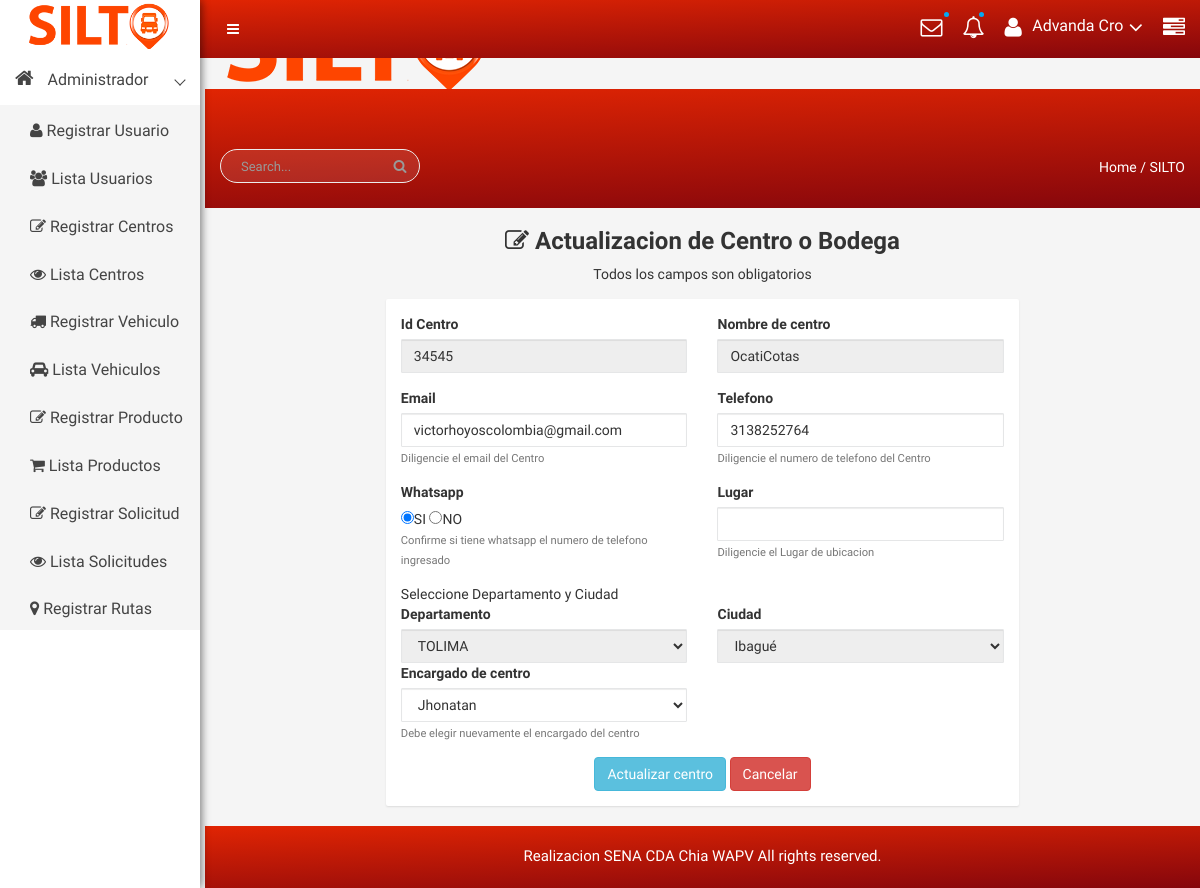
Before: /centro/leer/34545 (signed in) with the older database file.
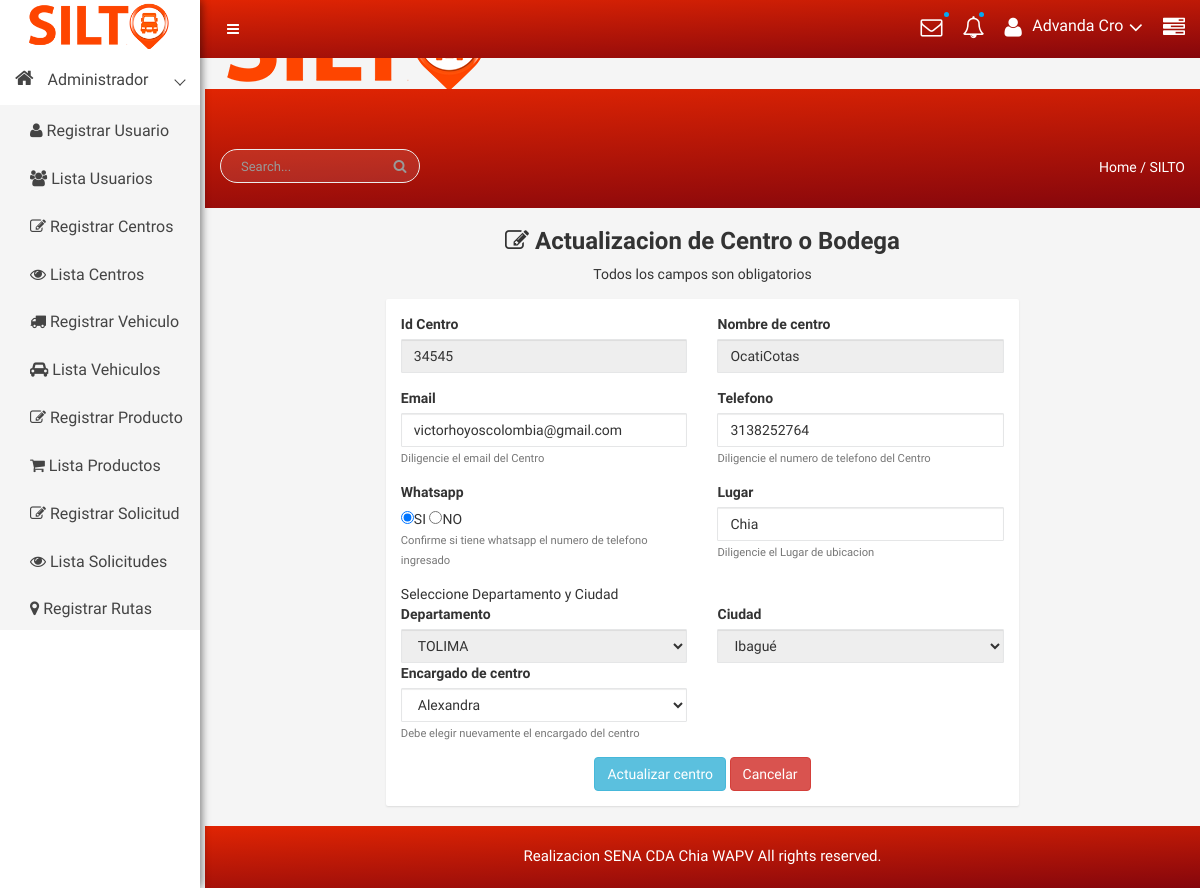
After: the same page with the newer database file.
### tables this page shows
CREATE TABLE `centro` (
  `id_centro` int(11) NOT NULL COMMENT 'Id de centro',
  `nombre` varchar(25) NOT NULL COMMENT 'Nombre  de centro',
  `email` varchar(50) NOT NULL COMMENT 'Email centro',
  `telefono` bigint(20) NOT NULL COMMENT 'Numero cel centro',
  `whatsapp` varchar(2) DEFAULT NULL COMMENT 'Whatsapp de centro',
  `departamento` varchar(25) NOT NULL COMMENT 'Departamento de centro',
  `ciudad` varchar(25) NOT NULL COMMENT 'Ciudad de centro',
  `lugar` varchar(25) NOT NULL COMMENT 'Lugar de centro o bodega',
  `identificacion` bigint(20) NOT NULL
);

CREATE TABLE `usuario` (
  `identificacion` bigint(20) NOT NULL COMMENT 'Identificacion de user',
  `nombre` varchar(25) NOT NULL COMMENT 'Nombre de user',
  `apellido` varchar(25) NOT NULL COMMENT 'Apellido  de user',
  `email` varchar(50) NOT NULL COMMENT 'Email de user',
  `telefono` int(20) NOT NULL COMMENT 'Numero de celular',
  `whatsapp` varchar(2) NOT NULL COMMENT 'Whatsapp',
  `cargo` varchar(15) NOT NULL COMMENT 'Rol de user',
  `estado` text NOT NULL COMMENT 'Estado del User',
  `fecha_ingreso` datetime NOT NULL DEFAULT CURRENT_TIMESTAMP COMMENT 'Fecha de ingreso user',
  `foto` varchar(300) NOT NULL,
  `pass` varchar(255) NOT NULL COMMENT 'password',
  `id` int(2) NOT NULL
);

CREATE TABLE `departamentos` (
  `idDepa` int(2) UNSIGNED NOT NULL,
  `departamento` varchar(255) NOT NULL DEFAULT ''
);

CREATE TABLE `ciudades` (
  `idCiud` int(6) UNSIGNED NOT NULL,
  `ciudad` varchar(255) NOT NULL DEFAULT '',
  `idDepa` int(2) UNSIGNED NOT NULL
);

### libs/view.php (called while the page is built, shortened)
<?php
class View{
    function render($nombre){
        require 'views/' . $nombre . '.php';
    }
}
?>

### controllers/centro.php (called while the page is built, shortened)
<?php
    class Centro extends Controller{
        function __construct(){
            $this->view->mensaje="";
        }
        function leer($param = null){
            $id_centro = $param[0];
            $centro = $this->model->readById($id_centro);
            $usuarios = $this->view->datos['ddl_usuarios'] = $this->model->cargarEncargado();
            $this->view->ddl_usuarios = $usuarios;
            $this->view->centro = $centro;
            $this->view->render('admin/editarcentro');
        }
    }
?>

### index.php (called while the page is built, shortened)
<?php
    require 'libs/database.php';
    require 'libs/controller.php';
    require 'libs/view.php';
    $app = new App();
?>

### models/centromodel.php (called while the page is built, shortened)
<?php
    include_once('models/centro.php');
    class CentroModel extends Model{
        public function readById($id){
            $item = new CentroDAO();
            try{
                $query = $this->db->connect()->prepare('SELECT cent.id_centro, cent.nombre as nombrecentro, cent.email, cent.telefono, cent.whatsapp, depa.departamento, ciud.ciudad, usu.nombre as nombreusuario, cent.lugar
                FROM centro as cent
                INNER JOIN departamentos as depa on depa.idDepa=cent.departamento
                INNER JOIN ciudades as ciud on ciud.idCiud=cent.ciudad
                INNER JOIN usuario as usu on usu.identificacion=cent.identificacion
                WHERE id_centro = :id');
                $query->execute(['id' => $id]);
                while($row = $query->fetch()){
                    $item->id_centro       = $row['id_centro'];
                    $item->nombre          = $row['nombrecentro'];
                    $item->email           = $row['email'];
                    $item->telefono        = $row['telefono'];
                    $item->whatsapp        = $row['whatsapp'];
                    $item->departamento    = $row['departamento'];
                    $item->ciudad          = $row['ciudad'];
                    $item->identificacion  = $row['nombreusuario'];
                    $item->lugar           = $row['lugar'];
                }
                return $item;
            }catch(PDOException $e){
                if(constant("DEBUG")){
                    echo $e->getMessage();
                }
                return null;
            }
        }
    }
?>

### libs/database.php (called while the page is built)
<?php
class Database{
    private $host;
    private $db;
    private $user;
    private $password;
    private $charset;
    public function __construct(){
        $this->host     = constant('HOST');
        $this->db       = constant('DB');
        $this->user     = constant('USER');
        $this->password = constant('PASSWORD');
        $this->charset  = constant('CHARSET');
    }
    function connect(){
        try{
            $connection = "mysql:host=" . $this->host . ";dbname=" . $this->db . ";charset=" . $this->charset;
            $options = [
                PDO::ATTR_ERRMODE            => PDO::ERRMODE_EXCEPTION,
                PDO::ATTR_EMULATE_PREPARES   => false,
            ];
            $pdo = new PDO($connection, $this->user, $this->password, $options);
            return $pdo;
        }catch(PDOException $e){
            print_r('Error connection: ' . $e->getMessage());
        }
    }
}
?>

### libs/controller.php (called while the page is built, shortened)
<?php
class Controller{
    function loadModel($model){
        $url = 'models/'.$model.'model.php';
        if(file_exists($url)){
            $this->model = new $modelName();
        }
    }
}
?>

### views/admin/editarcentro.php (the view, shortened to what the changed rows need)
<!DOCTYPE html>
<html lang="en">
<head>
<?php require 'views/head.php'; ?>
</head>
<body>
    <?php require 'views/header.php'; ?>
    <div class="container-fluid">
    <div class="row">
        <div class="col-lg-2 col-md-2 col-sm-2 col-xs-12"></div>
        <div class="col-md-8 col-md-8 col-sm-8 col-xs-12">
            <div class="text-center custom-login mt-20px">
                <h3><i class="fa fa-edit" aria-hidden="true"></i> Actualizacion de Centro o Bodega</h3>
                <p>Todos los campos son obligatorios</p>
            </div>
            <div class="hpanel">
                <div class="panel-body">
                    <form action="<?php echo constant('URL'); ?>centro/editar" method="POST">
                        <div class="row">
                        <div class="form-group col-md-6">
                                <label for="id_centro">Id Centro</label>
                                <input type="number" class="form-control" value="<?php echo $this->centro->id_centro; ?>" name="id_centro" id="id_centro" readonly>
                            </div>
                            <div class="form-group col-md-6">
                                <label for="nombre">Nombre de centro</label>
                                <input type="text" class="form-control" value="<?php echo $this->centro->nombre; ?>" name="nombre" id="nombre" readonly>
                            </div>
                            <div class="form-group col-md-6">
                                <label for="email">Email</label>
                                <input type="email" class="form-control" value="<?php echo $this->centro->email; ?>" name="email" id="email">
                                <small id="emailHelp" class="form-text text-muted">Diligencie el email del Centro</small>
                            </div>
                            <div class="form-group col-md-6">
                                <label for="telefono">Telefono</label>
                                <input type="number" class="form-control" value="<?php echo $this->centro->telefono; ?>" name="telefono" id="telefono">
                                <small id="telefonoHelp" class="form-text text-muted">Diligencie el numero de telefono del Centro</small>
                            </div>
                            <div class="form-group col-md-6">
                                <label for="whatsapp">Whatsapp</label><br>
                                    <input class="custom-control-input"required type="radio" name="whatsapp" id="whatsapp1" value="SI" checked>SI
                                    <input class="custom-control-input" type="radio" name="whatsapp" id="whatsapp0" value="NO">NO<br>
                                    <small id="whatsappHelp" class="form-text text-muted">Confirme si tiene whatsapp el numero de telefono ingresado</small>
                                </div>
                            <div class="form-group col-lg-6">
                                <label for="lugar">Lugar</label>
                                <input type="text" class="form-control" value="<?php echo $this->centro->lugar; ?>" name="lugar" id="lugar">
                                <small id="lugarHelp" class="form-text text-muted">Diligencie el Lugar de ubicacion</small>
                            </div>
                             <div class="col-lg-12">
                                <div class="card">
                                    <div class="card-header">
                                    Seleccione Departamento y Ciudad
                                    </div>
                                        <div class="card-body">
                                        <div class="row">
                                                <div class="col-md-6">
                                                    <label for="">Departamento</label>
                                                    <select class="form-control" name="departamento"  id="departamentos_editar" style="width: 100%;" readonly>
                                                    <option selected value="<?php echo $this->centro->departamento;?>"><?php echo $this->centro->departamento; ?></option>
                                                    </select>
                                                </div>
                                                <div class="col-md-6">
                                                <label for="ciudades">Ciudad</label>
                                                <select class="form-control" name="ciudad" id="ciudades_editar" style="width: 100%;" readonly>
                                                <option selected value="<?php echo $this->centro->ciudad; ?>"><?php echo $this->centro->ciudad; ?></option>
                                                </select>
                                            </div>
                                        </div>
                                    </div>
                                </div>
                            </div>
                            <div class="form-group col-md-6">
                                <label for="identificacion">Encargado de centro</label>
                                <select class="form-control" id="identificacion" name="identificacion" style="width:100%">
                                <option selected value="<?php echo $this->centro->identificacion; ?>"><?php echo $this->centro->identificacion; ?></option>
                                </select>
                                <small id="identificacionHelp" class="form-text text-muted">Debe elegir nuevamente el encargado del centro</small>
                            </div>
                        </div>
                        <div class="text-center ">
                            <button type="submit" class="btn btn-info">Actualizar centro</button>
                            <button class="btn btn-danger">Cancelar</button>
                        </div>
                  </form>
                </div>
            </div>
        </div>
        <div class="col-lg-2 col-md-2 col-sm-2 col-xs-12"></div>
    </div>
</div><br>
    <?php require 'views/footer.php'; ?>
</body>
</html>

Changed rows visible on the page:
changed centro "OcatiCotas": lugar (not shown) → "Chia"; identificacion "Jhonatan" → "Alexandra"
